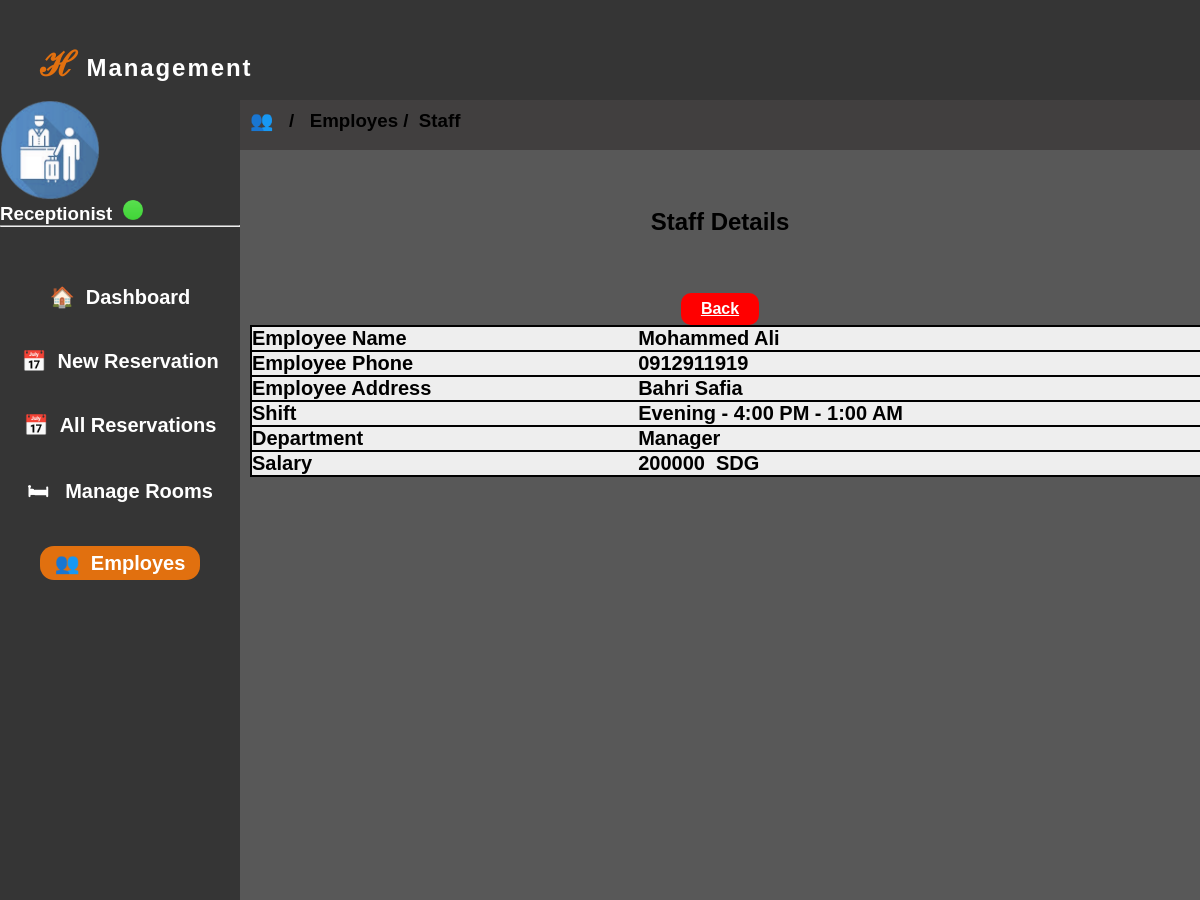
Screenshot of /admin/data2.php?id=1 (signed in) with the database file from the repository.
### tables this page shows
CREATE TABLE `recept` (
  `id` int(11) NOT NULL,
  `name` varchar(100) NOT NULL,
  `password` varchar(100) NOT NULL,
  `status` varchar(100) NOT NULL,
  `recept_name` varchar(100) NOT NULL
);

CREATE TABLE `staff` (
  `id` int(11) NOT NULL,
  `emp_name` varchar(100) NOT NULL,
  `emp_staff` varchar(100) NOT NULL,
  `Phone` int(100) NOT NULL,
  `email` varchar(100) NOT NULL,
  `address` varchar(100) NOT NULL,
  `shift` varchar(100) NOT NULL,
  `join_date` varchar(100) NOT NULL,
  `salary` int(100) NOT NULL
);

### admin/data2.php (the view, shortened to what this page needs)
<html>
<head>
<link rel="stylesheet" href="css/style.css">
</head>
<body>
<div class="top">
<h2><span style="font-size:34px;">&#x210B;</span> Management </h2>
</div>
<div class="lft">
<h2><img src="img/htl.png">
<h3 style="color:#fff;">
<?php
if($_SESSION['recept']){
	$x=$_SESSION['recept'];
}
$conn=mysqli_connect('localhost','root','','hotel');
 $sqli="select * from recept where name='$x'";
     $result=mysqli_query($conn,$sqli);
     while($row=mysqli_fetch_array($result))
{
?>
<?php echo $row['status'];?>&nbsp;
<img src="img/online.png" style="width:20px;">
<?php } ?>
</h3>
</h2>
<hr><br>
<ul>
<li><a href="one.php">&#x1F3E0; &nbsp;Dashboard</a></li>
<li><a href="reservation.php">&#128197; &nbsp;New Reservation</a></li>
<li><a href="allreservation.php">&#128197; &nbsp;All Reservations</a></li>
<li><a href="rooms.php">&#128719; &nbsp; Manage Rooms</a></li>
<li><a href="employee.php" style="color:#fff;background:#e1700f;">&#128101; &nbsp;Employes</a></li>
</ul>
</div>
<div class="rgt">
<div class="add">
<h3>&#128101; &nbsp; / &nbsp;  Employes /&nbsp; Staff</h3><br>
</div>
<h2 align="center">Staff Details</h2>
<table width="99%" cellspacing="10">
<?php
if(isset($_GET['id'])){
$id=$_GET['id'];
}
$sel="select * from staff where id='$id'";
$run=mysqli_query($conn,$sel);
while($row=mysqli_fetch_array($run)){
?>
<tr class="t2"><td>Employee Name</td><td><?php echo $row['emp_name']; ?></td></tr>
<tr class="t2"><td>Employee Phone</td><td>0<?php echo $row['Phone']; ?></td></tr>
<tr class="t2"><td>Employee Address</td><td><?php echo $row['address']; ?></td></tr>
<tr class="t2"><td>Shift</td><td><?php echo $row['shift']; ?></td></tr>
<tr class="t2"><td>Department</td><td><?php echo $row['emp_staff']; ?></td></tr>
<tr class="t2"><td>Salary</td><td><?php echo $row['salary']; ?>&nbsp; SDG</td></tr>
<?php } ?>
<center><a href="employee.php" class="canc" style="float:center">Back</a></center>
</table>
</div>
</body>
</html>

### admin/css/style.css (style rules this page uses)
* { margin: 0; padding: 0; box-sizing: border-box; }
body { background: #353535; font-family: Arial, sans-serif; color: #fff; }
.top { width: 100%; height: 100px; background: #353535; }
.top h2 { padding: 40px; color: #fff; letter-spacing: 0.12rem; cursor: pointer; }
.lft { width: 20%; height: 100%; float: left; background: #353535; }
.lft h2 { color: #626262; }
.lft img { width: 100px; }
.lft ul { list-style: none; padding: 0; }
.lft ul li { margin: 40px 0; text-align: center; }
.lft ul li a { text-decoration: none; color: #fff; font-size: 20px; padding: 6px 15px; font-weight: bold; border-radius: 14px; transition: 0.7s; }
span { color: #e1700f; }
.rgt { width: 80%; height: 100%; float: right; background: #585858; color: #000; }
.rgt h2 { padding: 6%; }
.add { width: 100%; height: auto; background: #413f3f; line-height: center; }
.add h3 { margin-left: 10px; padding-top: 10px; cursor: pointer; }
.btn, .canc, .book { display: inline-block; text-align: center; font-weight: bold; border: 2px solid transparent; border-radius: 10px; transition: 0.4s; padding: 0.8rem 1.8rem; }
.canc { color: #fff; background: red; padding: 0.3rem 1.1rem; }
table { margin-left: 10px; width: 100%; border-collapse: collapse; }
.t1, .t2 { color: #000; background: #fff; font-weight: bold; border: 2px solid #000; padding: 10px; }
.t2 { font-size: 20px; background: #eee; }
h3 img { width: 10px; }

### rows the page displays
recept: status "Receptionist"
staff: emp_name "Mohammed Ali", Phone "912911919", address "Bahri Safia", shift "Evening - 4:00 PM - 1:00 AM", emp_staff "Manager", salary "200000"
